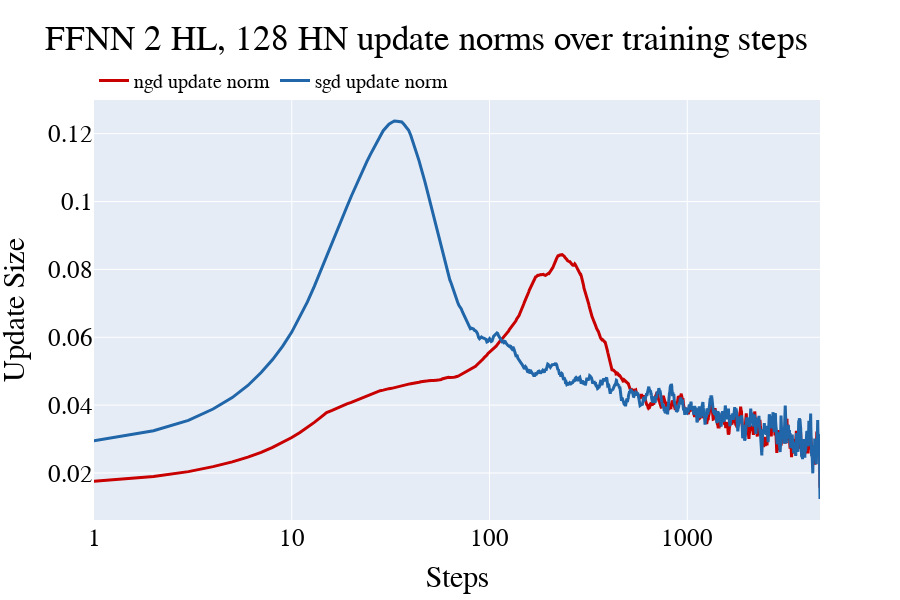

Notebook code for this chart:
### Code cell
# Gradient norms over epochs for NGD and SGD, note that each step corresponds to one minibatch

update_norm_figures = {}

for title in models.keys():
    update_norm_fig = go.Figure()
    color_index = 0
    for optim in optimizers:
        color = color_cycle[color_index % len(color_cycle)]
        color_index += 1
        update_norm_fig.add_trace(go.Scatter(
            y=np.convolve(all_update_norms[title][optim], np.ones(30)/30, mode="same"),
            mode="lines",
            line=dict(color=color, width=3),
            name=f"{optim} update norm"))
    update_norm_fig.update_layout(
        title=f"{title} update norms over training steps",
        xaxis_title="Steps",
        xaxis=dict(type="log", dtick="1"),
        yaxis_title="Update Size",
        yaxis_type="linear",
        font=dict(
            family="Times New Roman",
            size=25,
            color="black",
        ),
        width=900,
        height=600,
        legend=dict(
            x=0,
            y=1,
            xanchor='left',
            yanchor='bottom',
            orientation='h',
            font=dict(
                size=20,
            ),
        ),
    )
    update_norm_figures[title] = update_norm_fig
    update_norm_fig.show()

### Figure 1 — Plotly figure (JSON) as saved in the notebook; plotly's stock layout.template omitted (floating-point values rounded to 4 significant figures; data arrays with more than 128 entries replaced by an {"elided": "..."} marker saying what was removed)
{"data": [{"line": {"color": "rgb(200, 0, 0)", "width": 3}, "mode": "lines", "name": "ngd update norm", "type": "scatter", "y": {"elided": "4690 float values"}}, {"line": {"color": "rgb(32, 102, 168)", "width": 3}, "mode": "lines", "name": "sgd update norm", "type": "scatter", "y": {"elided": "4690 float values"}}], "layout": {"font": {"color": "black", "family": "Times New Roman", "size": 25}, "height": 600, "legend": {"font": {"size": 20}, "orientation": "h", "x": 0, "xanchor": "left", "y": 1, "yanchor": "bottom"}, "title": {"text": "FFNN 2 HL, 128 HN update norms over training steps"}, "width": 900, "xaxis": {"dtick": "1", "title": {"text": "Steps"}, "type": "log"}, "yaxis": {"title": {"text": "Update Size"}, "type": "linear"}}}
